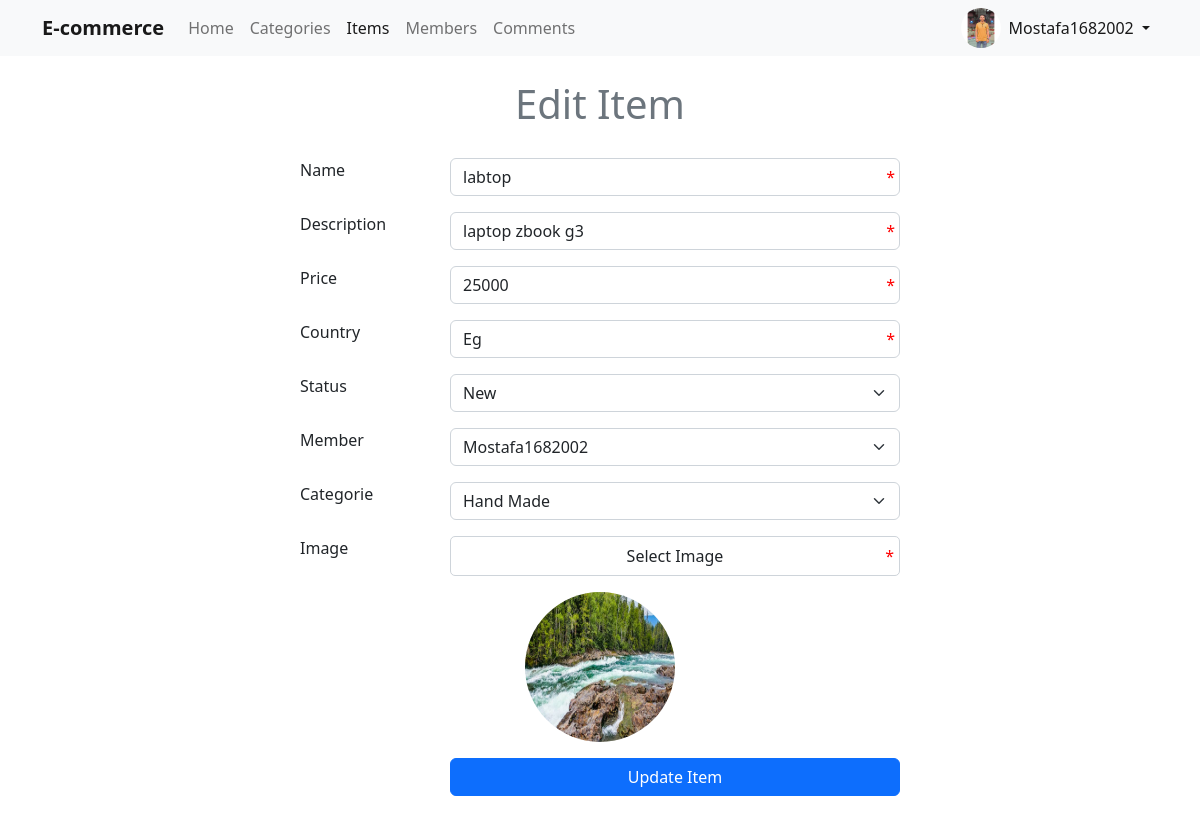
The app's page /items/edititem.php?id=7&name=labtop (signed in) with its own data.
### tables this page shows
CREATE TABLE `users` (
  `UserID` int(11) NOT NULL,
  `Username` varchar(255) NOT NULL,
  `Password` varchar(255) NOT NULL,
  `Email` varchar(255) NOT NULL,
  `FullName` varchar(255) NOT NULL,
  `admin` int(11) NOT NULL DEFAULT 0,
  `ImgeUser` varchar(255) NOT NULL,
  `Date` date DEFAULT NULL,
  `RegStatus` char(1) NOT NULL DEFAULT '0'
);

CREATE TABLE `items` (
  `item_ID` int(11) NOT NULL,
  `item_name` varchar(255) NOT NULL,
  `item_description` text NOT NULL,
  `item_price` varchar(50) NOT NULL,
  `item_date` date NOT NULL,
  `item_countryMade` varchar(100) NOT NULL,
  `item_image` varchar(100) NOT NULL,
  `item_status` varchar(100) NOT NULL,
  `item_rating` smallint(6) NOT NULL,
  `approve` tinyint(4) NOT NULL DEFAULT 0,
  `cate_ID` smallint(6) NOT NULL,
  `user_ID` int(11) NOT NULL
);

### includes/functions/functions.php (called while the page is built, shortened)
<?php
function setActive($name)
{
    global $pagename;
    if (isset($pagename) && $pagename == $name) {
        return "active";
    }
    return false;
}
function user_exist($table, $column1, $input1, $column2, $input2)
{
    global $connection;
    $member = $connection->query("SELECT * FROM `$table` WHERE `$column1`=$input1 AND `$column2`='$input2'");
    if ($member->rowCount() > 0) {
        return true;
    }
    return false;
}
function getAllData($table, $order = '', $coloumn = '', $value = '')
{
    global $connection;
    $con = '';
    $items = $connection->query("SELECT * FROM `$table` $con ");
    $items = $items->fetchAll(PDO::FETCH_ASSOC);
    return $items;
}
function check_Selected_Box($value1, $value2)
{
    if ($value1 == $value2) {
        return "$value2 selected";
    }
    return false;
}

### items/edititem.php (the view, shortened to what this page needs)
<?php
$title = 'Edit Item';
$pagename = 'Items';
include_once('../connection.php');
include_once('../includes/functions/functions.php');
include_once('../includes/templates/header.php');
include_once('../includes/templates/navbar.php');
if (isset($_GET['id']) && isset($_GET['name'])) {
    $itemID = $_GET['id'];
    $itemname = $_GET['name'];
} else {
    header('Location: items.php');
    exit();
}
if (user_exist("items", "item_id", $itemID, "item_name", $itemname)) {
    $item = $member->fetch(PDO::FETCH_ASSOC);
    $oldname = $item['item_name'];
    $olddescription = $item['item_description'];
    $oldprice = $item['item_price'];
    $oldcountry = $item['item_countryMade'];
    $oldstatus = $item['item_status'];
    $oldimge = $item['item_image'];
    $oldmember = $item['user_ID'];
    $oldcategorie = $item['cate_ID'];
} else {
    echo "<div class='container py-5'>
            <div class='alert alert-danger'>Item Is Not Exist</div>
        </div>";
    header('Refresh:3;url=items.php');
    exit();
}
$allStatus = array('New', 'Like New', 'Used', 'Very Old');
$allMembers = getAllData('users');
$allCategories = getAllData('categories');
?>
<h1 class="text-center text-secondary mt-4"><?php echo $title ?></h1>
<div class="container">
    <form method="POST" class="formEdit" enctype="multipart/form-data">
        <div class="form-group my-3">
            <label for="name" class="control-label col-sm-2 col-12">Name</label>
            <div class="col-sm-9 col-12 input-required">
                <input type="text" id="name" name="name" class="form-control" value="<?php echo $oldname ?>" placeholder="Name Of Item" autocomplete="off">
            </div>
        </div>
        <div class="form-group my-3">
            <label for="description" class="control-label col-sm-2 col-12">Description</label>
            <div class="col-sm-9 col-12 input-required">
                <input type="text" id="description" name="description" class="form-control" value="<?php echo $olddescription; ?>" placeholder="Description Of Item" autocomplete="off">
            </div>
        </div>
        <div class="form-group my-3">
            <label for="price" class="control-label col-sm-2 col-12">Price</label>
            <div class="col-sm-9 col-12 input-required">
                <input type="text" id="price" name="price" class="form-control" value="<?php echo $oldprice; ?>" placeholder="Price Of Item " autocomplete="off">
            </div>
        </div>
        <div class="form-group my-3">
            <label for="country" class="control-label col-sm-2 col-12">Country</label>
            <div class="col-sm-9 col-12 input-required">
                <input type="text" id="country" name="country" class="form-control" value="<?php echo $oldcountry; ?>" placeholder="Country Of Made" autocomplete="off">
            </div>
        </div>
        <div class="form-group my-3">
            <label for="status" class="control-label col-sm-2 col-12">Status</label>
            <div class="col-sm-9 col-12 ">
                <select name="status" id="status" class="form-select">
                    <?php foreach ($allStatus as $index => $statu) : ?>
                        <option value="<?php echo $index += 1 ?>" <?php echo check_Selected_Box($index += 1, $oldstatus); ?>>
                            <?php echo $statu ?>
                        </option>
                    <?php endforeach ?>
                </select>
            </div>
        </div>
        <div class="form-group my-3">
            <label for="member" class="control-label col-sm-2 col-12">Member</label>
            <div class="col-sm-9 col-12 ">
                <select name="member" id="member" class="form-select">
                    <?php foreach ($allMembers as $Member) : ?>
                        <option value="<?php echo $Member['UserID'] ?>" <?php echo check_Selected_Box($Member['UserID'], $oldmember); ?>>
                            <?php echo $Member['Username'] ?>
                        </option>
                    <?php endforeach ?>
                </select>
            </div>
        </div>
        <div class="form-group my-3">
            <label for="categorie" class="control-label col-sm-2 col-12">Categorie</label>
            <div class="col-sm-9 col-12 ">
                <select name="categorie" id="categorie" class="form-select">
                    <?php foreach ($allCategories as $cate) : ?>
                        <option value="<?php echo $cate['ID_cate'] ?>" <?php echo check_Selected_Box($cate['ID_cate'], $oldcategorie); ?>>
                            <?php echo $cate['Name_cate'] ?>
                        </option>
                    <?php endforeach ?>
                </select>
            </div>
        </div>
        <div class="form-group my-3">
            <label for="userPhoto" class="control-label col-sm-2 col-12">Image</label>
            <div class="col-sm-9 col-12 file input-required">
                <span class="span-file">Select Image</span>
            </div>
        </div>
        <img src="../includes/uploads/imges_items/<?php echo $oldimge ?>" id="photo" class="photo show" alt="">
        <div class="form-group my-3">
            <div class=" col-sm-9 col-12 ">
                <input type="submit" value="Update Item" name="edititem" class="btn btn-primary d-block w-100">
            </div>
        </div>
    </form>
</div>
<?php
include_once('../includes/templates/footer.php');
?>

### includes/templates/navbar.php (shortened to what this page needs)
<nav class="navbar navbar-expand-lg navbar-light bg-light">
    <div class="container">
        <a class="navbar-brand fw-bold" href="/Admin/dashboard.php">E-commerce</a>
        <div class="collapse navbar-collapse" id="navbarSupportedContent">
            <ul class="navbar-nav me-auto mb-2 mb-lg-0">
                <li class="nav-item">
                    <a class="nav-link <?php echo setActive('Home') ?>" aria-current="page" href="/Admin/dashboard.php">Home</a>
                </li>
                <li class="nav-item">
                    <a class="nav-link <?php echo setActive('Categories') ?>" aria-current="page" href="/Admin/categories/categories.php">Categories</a>
                </li>
                <li class="nav-item">
                    <a class="nav-link <?php echo setActive('Items') ?>" aria-current="page" href="/Admin/items/items.php">Items</a>
                </li>
                <li class="nav-item">
                    <a class="nav-link <?php echo setActive('Members') ?>" aria-current="page" href="/Admin/Members/members.php">Members</a>
                </li>
                <li class="nav-item">
                    <a class="nav-link <?php echo setActive('Comments') ?>" aria-current="page" href="/Admin/comments/comments.php">Comments</a>
                </li>
            </ul>
            <ul class="navbar-nav ">
                <li class="nav-item dropdown d-flex">
                    <?php
                    $id = $_SESSION['user_id'];
                    $us = $connection->query("SELECT * FROM users WHERE UserID=$id");
                    $us = $us->fetch(PDO::FETCH_ASSOC);
                    $srcImg = $us['ImgeUser'];
                    ?>
                    <img src="/Admin/includes/uploads/images_members/<?php echo $srcImg ?>" alt="" class="img-nav">
                    <a class="nav-link dropdown-toggle active" href="#" id="navbarDropdown" role="button" data-bs-toggle="dropdown" aria-expanded="false">
                        <?php echo $_SESSION['user_name'] ?>
                    </a>
                </li>
            </ul>
        </div>
    </div>
</nav>

### layout/css/front.css (style rules this page uses)
.navbar { position: sticky !important; top: 0; left: 0; right: 0; z-index: 100; }
.loginForm, .formEdit { max-width: 600px; margin: 30px auto; }
.img-nav { width: 40px; height: 40px; border-radius: 50%; }
.form-group { display: flex; justify-content: space-between; flex-wrap: wrap; gap: 10px; }
.file { display: flex; align-items: center; justify-content: center; position: relative; border: 1px solid #ced4da; border-radius: 5px; }
.input-required { position: relative; }
.input-required::after { content: "*"; position: absolute; right: 5px; top: 50%; transform: translateY(-50%); color: red; -webkit-transform: translateY(-50%); -moz-transform: translateY(-50%); -ms-transform: translateY(-50%); -o-transform: translateY(-50%); }
.span-file { position: absolute; z-index: -1; }
.photo { display: none; margin: auto; height: 150px; width: 150px; border-radius: 50%; }
.photo.show { display: block; }

### records on screen
users: ImgeUser (picture)
items: name "labtop", description "laptop zbook g3", price "25000", country "Eg", item_image (picture)

### other values on screen
$_SESSION['user_name'] "Mostafa1682002"
$title "Edit Item"
form field status "New"
form field member "Mostafa1682002"
form field categorie "Hand Made"
